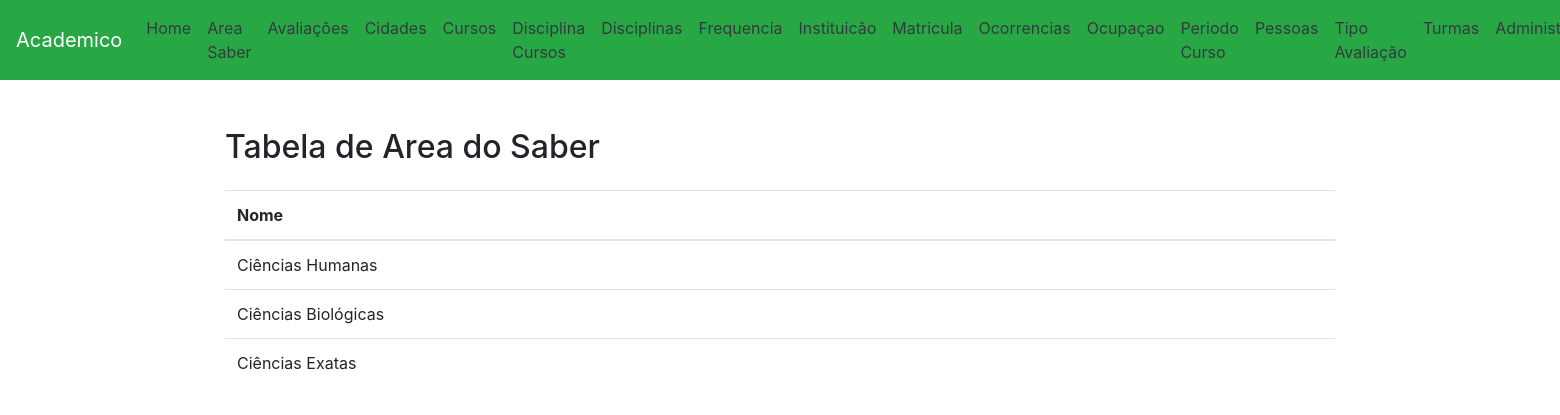
The app's page /area_saber/ with its own data.
### app/models.py (models this page shows, shortened)
class AreaSaber(models.Model):
    nome = models.CharField(max_length=100, verbose_name="Área do saber")
    class Meta:
        verbose_name = "Área do saber"
        verbose_name_plural = "Áreas do saber"

### app/views.py (the view)
# urls.py: path('area_saber/', AreaSaberView.as_view(), name='area_saber'),
class AreaSaberView(View):
    def get(self, request, *args, **kwargs):
        area_saber = AreaSaber.objects.all()
        return render(request, 'area_saber.html', {'area_saber' : area_saber})

### app/templates/area_saber.html (shortened to what this page needs)
<!DOCTYPE html>
<html lang="pt-BR">
<head>
    <link rel="stylesheet" href="https://maxcdn.bootstrapcdn.com/bootstrap/4.5.2/css/bootstrap.min.css">
</head>
<body>
    <nav class="navbar navbar-expand-lg navbar-dark bg-success">
        <a class="navbar-brand" href="/">Academico</a>
<div class="collapse navbar-collapse" id="navbarNav">
<ul class="navbar-nav">
    <li class="nav-item">
        <a class="nav-link text-dark" href="/">Home</a>
    </li>
    <li class="nav-item">
        <a class="nav-link text-dark" href="/area_saber/">Area Saber</a>
    </li>
    <li class="nav-item">
        <a class="nav-link text-dark" href="/avaliacoes/">Avaliações</a>
    </li>
    <li class="nav-item">
        <a class="nav-link text-dark" href="/cidades/">Cidades</a>
    </li>
    <li class="nav-item">
        <a class="nav-link text-dark" href="/cursos/">Cursos</a>
    </li>
    <li class="nav-item">
        <a class="nav-link text-dark" href="/disciplina_cursos/">Disciplina Cursos</a>
    </li>
    <li class="nav-item">
        <a class="nav-link text-dark" href="/disciplinas/">Disciplinas</a>
    </li>
    <li class="nav-item">
        <a class="nav-link text-dark" href="/frequencia/">Frequencia</a>
    </li>
    <li class="nav-item">
        <a class="nav-link text-dark" href="/instituicao/">Instituicão</a>
    </li>
    <li class="nav-item">
        <a class="nav-link text-dark" href="/matricula/">Matricula</a>
    </li>
    <li class="nav-item">
        <a class="nav-link text-dark" href="/ocorrencias/">Ocorrencias</a>
    </li>
    <li class="nav-item">
        <a class="nav-link text-dark" href="/ocupacao/">Ocupaçao</a>
    </li>
    <li class="nav-item">
        <a class="nav-link text-dark" href="/periodo_cursos/">Periodo Curso</a>
    </li>
    <li class="nav-item">
        <a class="nav-link text-dark" href="/pessoas/">Pessoas</a>
    </li>
    <li class="nav-item">
        <a class="nav-link text-dark" href="/tipo_avaliacao/">Tipo Avaliação</a>
    </li>
    <li class="nav-item">
        <a class="nav-link text-dark" href="/turmas/">Turmas</a>
    </li>
    <li class="nav-item">
        <a class="nav-link text-dark" href="/admin/">Administração</a>
    </li>
</ul>
</div>
</nav>
<div class="container mt-5">
    <h2 class="mb-4">Tabela de Area do Saber</h2>
<table class="table">
    <thead>
        <tr>
        <th scope="col">Nome</th>
        </tr>
    </thead>
    <tbody>
    {% for area_saber in area_saber %}
    <tr>
    <td>{{ area_saber.nome }}</td>
    </tr>
    {% endfor %}
    </tbody>
</table>
</div>
</body>
</html>

### records on screen
AreaSaber: nome "Ciências Humanas"
AreaSaber: nome "Ciências Biológicas"
AreaSaber: nome "Ciências Exatas"
